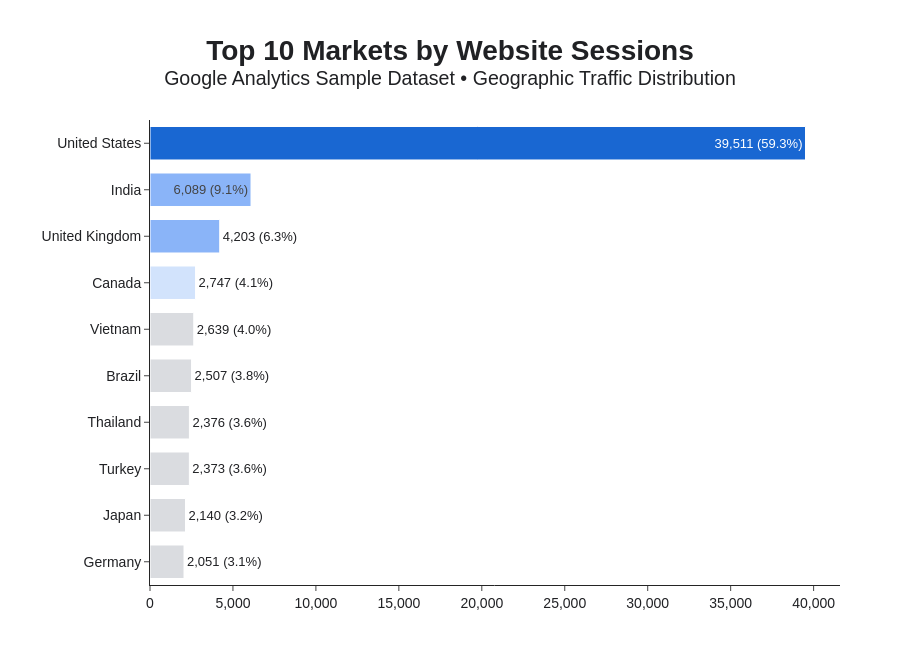

Notebook cell for this chart:
### Code cell
# =====================================================
# Top 10 Countries by Website Sessions
# Executive Dashboard Style
# =====================================================

import plotly.graph_objects as go

# -----------------------------------------------------
# Prepare Data
# -----------------------------------------------------

top10_country = (
    country_summary
    .sort_values("Sessions", ascending=False)
    .head(10)
    .reset_index(drop=True)
)

top10_country["Share"] = (
    top10_country["Sessions"] /
    top10_country["Sessions"].sum() * 100
).round(1)

top10_country["Rank"] = top10_country.index + 1

top10_country["Label"] = (
    top10_country["Sessions"]
        .map("{:,.0f}".format)
    + " ("
    + top10_country["Share"].astype(str)
    + "%)"
)

# -----------------------------------------------------
# Google Material Colors
# -----------------------------------------------------

colors = [
    "#1967D2",
    "#8AB4F8",
    "#8AB4F8",
    "#D2E3FC",
    "#DADCE0",
    "#DADCE0",
    "#DADCE0",
    "#DADCE0",
    "#DADCE0",
    "#DADCE0"
]

# -----------------------------------------------------
# Figure
# -----------------------------------------------------

fig = go.Figure()

fig.add_trace(

    go.Bar(

        x=top10_country["Sessions"],

        y=top10_country["country"],

        orientation="h",

        marker=dict(
            color=colors,
            line=dict(color="white", width=1)
        ),

        text=top10_country["Label"],

        textposition="auto",

        textfont=dict(
            family="Arial",
            size=13
        ),

        width=0.72,

        cliponaxis=False,

        customdata=top10_country[
            ["Users","Revenue","Share","Rank"]
        ],

        hovertemplate=
        "<b>%{y}</b><br><br>"
        "Sessions : %{x:,}<br>"
        "Users : %{customdata[0]:,}<br>"
        "Revenue : $%{customdata[1]:,.2f}M<br>"
        "Traffic Share : %{customdata[2]}%<br>"
        "Rank : #%{customdata[3]}"
        "<extra></extra>"

    )

)

fig.update_layout(

    template="simple_white",

    title=dict(
        text="<b>Top 10 Markets by Website Sessions</b><br>"
             "<sup>Google Analytics Sample Dataset • Geographic Traffic Distribution</sup>",
        x=0.5,
        font=dict(size=28)
    ),

    height=650,

    margin=dict(
        l=150,
        r=60,
        t=120,
        b=40
    ),

    showlegend=False,

    font=dict(
        family="Arial",
        size=14,
        color="#202124"
    ),

    plot_bgcolor="white",
    paper_bgcolor="white",

    hoverlabel=dict(
        bgcolor="white",
        bordercolor="white",
        font_size=13
    )

)

fig.update_xaxes(

    title="",

    tickformat=",.0f",

    gridcolor="#F1F3F4",

    zeroline=False

)

fig.update_yaxes(

    title="",

    categoryorder="total ascending"

)

fig.show()

### Figure 1 — Plotly figure (JSON) as saved in the notebook; plotly's stock layout.template omitted (floating-point values rounded to 4 significant figures)
{"data": [{"cliponaxis": false, "customdata": [[33640.0, 169000.0, 59.3, 1.0], [5744.0, 141.1, 9.1, 2.0], [3888.0, 106.3, 6.3, 3.0], [2404.0, 5188.0, 4.1, 4.0], [2604.0, 0.0, 4.0, 5.0], [2395.0, 196.2, 3.8, 6.0], [2329.0, 111.0, 3.6, 7.0], [2316.0, 0.0, 3.6, 8.0], [1910.0, 149.7, 3.2, 9.0], [1919.0, 37.98, 3.1, 10.0]], "hovertemplate": "<b>%{y}</b><br><br>Sessions : %{x:,}<br>Users : %{customdata[0]:,}<br>Revenue : $%{customdata[1]:,.2f}M<br>Traffic Share : %{customdata[2]}%<br>Rank : #%{customdata[3]}<extra></extra>", "marker": {"color": ["#1967D2", "#8AB4F8", "#8AB4F8", "#D2E3FC", "#DADCE0", "#DADCE0", "#DADCE0", "#DADCE0", "#DADCE0", "#DADCE0"], "line": {"color": "white", "width": 1}}, "orientation": "h", "text": ["39,511 (59.3%)", "6,089 (9.1%)", "4,203 (6.3%)", "2,747 (4.1%)", "2,639 (4.0%)", "2,507 (3.8%)", "2,376 (3.6%)", "2,373 (3.6%)", "2,140 (3.2%)", "2,051 (3.1%)"], "textfont": {"family": "Arial", "size": 13}, "textposition": "auto", "type": "bar", "width": 0.72, "x": [39511, 6089, 4203, 2747, 2639, 2507, 2376, 2373, 2140, 2051], "y": ["United States", "India", "United Kingdom", "Canada", "Vietnam", "Brazil", "Thailand", "Turkey", "Japan", "Germany"]}], "layout": {"font": {"color": "#202124", "family": "Arial", "size": 14}, "height": 650, "hoverlabel": {"bgcolor": "white", "bordercolor": "white", "font": {"size": 13}}, "margin": {"b": 40, "l": 150, "r": 60, "t": 120}, "paper_bgcolor": "white", "plot_bgcolor": "white", "showlegend": false, "title": {"font": {"size": 28}, "text": "<b>Top 10 Markets by Website Sessions</b><br><sup>Google Analytics Sample Dataset • Geographic Traffic Distribution</sup>", "x": 0.5}, "xaxis": {"gridcolor": "#F1F3F4", "tickformat": ",.0f", "title": {"text": ""}, "zeroline": false}, "yaxis": {"categoryorder": "total ascending", "title": {"text": ""}}}}
